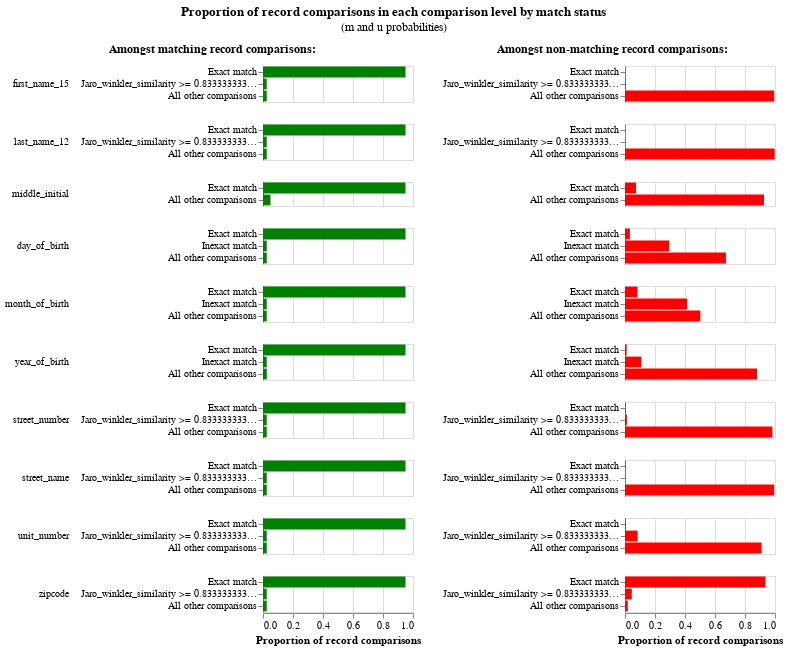

The notebook cell this image was saved under:
### Code cell
# Ignore the green bars on the left, these are the m probabilities that haven't been estimated yet
linker.m_u_parameters_chart()

### Figure 1 — Vega-Lite specification as saved in the notebook (floating-point values rounded to 4 significant figures)
{"config": {"view": {"continuousWidth": 300, "continuousHeight": 300, "discreteHeight": 300, "discreteWidth": 400}, "header": {"title": null}, "title": {"anchor": "middle", "offset": 10}}, "hconcat": [{"mark": "bar", "encoding": {"color": {"value": "green"}, "row": {"field": "comparison_name", "header": {"labelAlign": "left", "labelAnchor": "middle", "labelAngle": 0}, "sort": {"field": "comparison_sort_order"}, "type": "nominal"}, "tooltip": [{"field": "m_probability_description", "title": "m probability description", "type": "nominal"}, {"field": "comparison_name", "title": "Comparison column name", "type": "nominal"}, {"field": "label_for_charts", "title": "Label", "type": "ordinal"}, {"field": "sql_condition", "title": "SQL condition", "type": "nominal"}, {"field": "m_probability", "format": ".4p", "title": "m probability", "type": "quantitative"}, {"field": "u_probability", "format": ".4p", "title": "u probability", "type": "quantitative"}, {"field": "bayes_factor", "format": ",.4f", "title": "Bayes factor = m/u", "type": "quantitative"}, {"field": "log2_bayes_factor", "format": ",.4f", "title": "Match weight = log2(m/u)", "type": "quantitative"}], "x": {"axis": {"title": "Proportion of record comparisons"}, "field": "m_probability", "type": "quantitative"}, "y": {"axis": {"title": null}, "field": "label_for_charts", "sort": {"field": "comparison_vector_value", "order": "descending"}, "type": "nominal"}}, "height": {"step": 12}, "resolve": {"scale": {"y": "independent"}}, "title": {"text": "Amongst matching record comparisons:", "fontSize": 12, "fontWeight": "bold"}, "transform": [{"filter": "(datum.bayes_factor != 'no-op filter due to vega lite issue 4680')"}], "width": 150}, {"mark": "bar", "encoding": {"color": {"value": "red"}, "row": {"field": "comparison_name", "header": {"labels": false}, "sort": {"field": "comparison_sort_order"}, "type": "nominal"}, "tooltip": [{"field": "u_probability_description", "title": "u probability description", "type": "nominal"}, {"field": "comparison_name", "title": "Comparison column name", "type": "nominal"}, {"field": "label_for_charts", "title": "Label", "type": "ordinal"}, {"field": "sql_condition", "title": "SQL condition", "type": "nominal"}, {"field": "m_probability", "format": ".4p", "title": "m probability", "type": "quantitative"}, {"field": "u_probability", "format": ".4p", "title": "u probability", "type": "quantitative"}, {"field": "bayes_factor", "format": ",.4f", "title": "Bayes factor = m/u", "type": "quantitative"}, {"field": "log2_bayes_factor", "format": ",.4f", "title": "Match weight = log2(m/u)", "type": "quantitative"}], "x": {"axis": {"title": "Proportion of record comparisons"}, "field": "u_probability", "type": "quantitative"}, "y": {"axis": {"title": null}, "field": "label_for_charts", "sort": {"field": "comparison_vector_value", "order": "descending"}, "type": "nominal"}}, "height": {"step": 12}, "resolve": {"scale": {"y": "independent"}}, "title": {"text": "Amongst non-matching record comparisons:", "fontSize": 12, "fontWeight": "bold"}, "transform": [{"filter": "(datum.bayes_factor != 'no-op filter2 due to vega lite issue 4680')"}], "width": 150}], "data": {"name": "data-45885211eb10bcda0d73a4ba0cf06d0d"}, "title": {"text": "Proportion of record comparisons in each comparison level by match status", "subtitle": "(m and u probabilities)"}, "$schema": "https://vega.github.io/schema/vega-lite/v5.9.3.json", "datasets": {"data-45885211eb10bcda0d73a4ba0cf06d0d": [{"comparison_name": "first_name_15", "sql_condition": "\"first_name_15_l\" = \"first_name_15_r\"", "label_for_charts": "Exact match", "m_probability": 0.95, "u_probability": 0.002003, "m_probability_description": "Amongst matching record comparisons, 95.00% of records are in the exact match comparison level", "u_probability_description": "Amongst non-matching record comparisons, 0.20% of records are in the exact match comparison level", "has_tf_adjustments": false, "tf_adjustment_column": null, "tf_adjustment_weight": 1.0, "is_null_level": false, "bayes_factor": 474.4, "log2_bayes_factor": 8.89, "comparison_vector_value": 2, "max_comparison_vector_value": 2, "bayes_factor_description": "If comparison level is `exact match` then comparison is 474.37 times more likely to be a match", "probability_two_random_records_match": 1.423e-05, "comparison_sort_order": 0}, {"comparison_name": "first_name_15", "sql_condition": "jaro_winkler_similarity(\"first_name_15_l\", \"first_name_15_r\") >= 0.8333333333333334", "label_for_charts": "Jaro_winkler_similarity >= 0.8333333333333334", "m_probability": 0.025, "u_probability": 0.003623, "m_probability_description": "Amongst matching record comparisons, 2.50% of records are in the jaro_winkler_similarity >= 0.8333333333333334 comparison level", "u_probability_description": "Amongst non-matching record comparisons, 0.36% of records are in the jaro_winkler_similarity >= 0.8333333333333334 comparison level", "has_tf_adjustments": false, "tf_adjustment_column": null, "tf_adjustment_weight": 1.0, "is_null_level": false, "bayes_factor": 6.9, "log2_bayes_factor": 2.787, "comparison_vector_value": 1, "max_comparison_vector_value": 2, "bayes_factor_description": "If comparison level is `jaro_winkler_similarity >= 0.8333333333333334` then comparison is 6.90 times more likely to be a match", "probability_two_random_records_match": 1.423e-05, "comparison_sort_order": 0}, {"comparison_name": "first_name_15", "sql_condition": "ELSE", "label_for_charts": "All other comparisons", "m_probability": 0.025, "u_probability": 0.9944, "m_probability_description": "Amongst matching record comparisons, 2.50% of records are in the all other comparisons comparison level", "u_probability_description": "Amongst non-matching record comparisons, 99.44% of records are in the all other comparisons comparison level", "has_tf_adjustments": false, "tf_adjustment_column": null, "tf_adjustment_weight": 1.0, "is_null_level": false, "bayes_factor": 0.02514, "log2_bayes_factor": -5.314, "comparison_vector_value": 0, "max_comparison_vector_value": 2, "bayes_factor_description": "If comparison level is `all other comparisons` then comparison is  39.77 times less likely to be a match", "probability_two_random_records_match": 1.423e-05, "comparison_sort_order": 0}, {"comparison_name": "last_name_12", "sql_condition": "\"last_name_12_l\" = \"last_name_12_r\"", "label_for_charts": "Exact match", "m_probability": 0.95, "u_probability": 0.000751, "m_probability_description": "Amongst matching record comparisons, 95.00% of records are in the exact match comparison level", "u_probability_description": "Amongst non-matching record comparisons, 0.08% of records are in the exact match comparison level", "has_tf_adjustments": false, "tf_adjustment_column": null, "tf_adjustment_weight": 1.0, "is_null_level": false, "bayes_factor": 1265.0, "log2_bayes_factor": 10.3, "comparison_vector_value": 2, "max_comparison_vector_value": 2, "bayes_factor_description": "If comparison level is `exact match` then comparison is 1,264.97 times more likely to be a match", "probability_two_random_records_match": 1.423e-05, "comparison_sort_order": 1}, {"comparison_name": "last_name_12", "sql_condition": "jaro_winkler_similarity(\"last_name_12_l\", \"last_name_12_r\") >= 0.8333333333333334", "label_for_charts": "Jaro_winkler_similarity >= 0.8333333333333334", "m_probability": 0.025, "u_probability": 0.001376, "m_probability_description": "Amongst matching record comparisons, 2.50% of records are in the jaro_winkler_similarity >= 0.8333333333333334 comparison level", "u_probability_description": "Amongst non-matching record comparisons, 0.14% of records are in the jaro_winkler_similarity >= 0.8333333333333334 comparison level", "has_tf_adjustments": false, "tf_adjustment_column": null, "tf_adjustment_weight": 1.0, "is_null_level": false, "bayes_factor": 18.16, "log2_bayes_factor": 4.183, "comparison_vector_value": 1, "max_comparison_vector_value": 2, "bayes_factor_description": "If comparison level is `jaro_winkler_similarity >= 0.8333333333333334` then comparison is 18.16 times more likely to be a match", "probability_two_random_records_match": 1.423e-05, "comparison_sort_order": 1}, {"comparison_name": "last_name_12", "sql_condition": "ELSE", "label_for_charts": "All other comparisons", "m_probability": 0.025, "u_probability": 0.9979, "m_probability_description": "Amongst matching record comparisons, 2.50% of records are in the all other comparisons comparison level", "u_probability_description": "Amongst non-matching record comparisons, 99.79% of records are in the all other comparisons comparison level", "has_tf_adjustments": false, "tf_adjustment_column": null, "tf_adjustment_weight": 1.0, "is_null_level": false, "bayes_factor": 0.02505, "log2_bayes_factor": -5.319, "comparison_vector_value": 0, "max_comparison_vector_value": 2, "bayes_factor_description": "If comparison level is `all other comparisons` then comparison is  39.91 times less likely to be a match", "probability_two_random_records_match": 1.423e-05, "comparison_sort_order": 1}, {"comparison_name": "middle_initial", "sql_condition": "\"middle_initial_l\" = \"middle_initial_r\"", "label_for_charts": "Exact match", "m_probability": 0.95, "u_probability": 0.07332, "m_probability_description": "Amongst matching record comparisons, 95.00% of records are in the exact match comparison level", "u_probability_description": "Amongst non-matching record comparisons, 7.33% of records are in the exact match comparison level", "has_tf_adjustments": false, "tf_adjustment_column": null, "tf_adjustment_weight": 1.0, "is_null_level": false, "bayes_factor": 12.96, "log2_bayes_factor": 3.696, "comparison_vector_value": 1, "max_comparison_vector_value": 1, "bayes_factor_description": "If comparison level is `exact match` then comparison is 12.96 times more likely to be a match", "probability_two_random_records_match": 1.423e-05, "comparison_sort_order": 2}, {"comparison_name": "middle_initial", "sql_condition": "ELSE", "label_for_charts": "All other comparisons", "m_probability": 0.05, "u_probability": 0.9267, "m_probability_description": "Amongst matching record comparisons, 5.00% of records are in the all other comparisons comparison level", "u_probability_description": "Amongst non-matching record comparisons, 92.67% of records are in the all other comparisons comparison level", "has_tf_adjustments": false, "tf_adjustment_column": null, "tf_adjustment_weight": 1.0, "is_null_level": false, "bayes_factor": 0.05396, "log2_bayes_factor": -4.212, "comparison_vector_value": 0, "max_comparison_vector_value": 1, "bayes_factor_description": "If comparison level is `all other comparisons` then comparison is  18.53 times less likely to be a match", "probability_two_random_records_match": 1.423e-05, "comparison_sort_order": 2}, {"comparison_name": "day_of_birth", "sql_condition": "\"day_of_birth_l\" = \"day_of_birth_r\"", "label_for_charts": "Exact match", "m_probability": 0.95, "u_probability": 0.03254, "m_probability_description": "Amongst matching record comparisons, 95.00% of records are in the exact match comparison level", "u_probability_description": "Amongst non-matching record comparisons, 3.25% of records are in the exact match comparison level", "has_tf_adjustments": false, "tf_adjustment_column": null, "tf_adjustment_weight": 1.0, "is_null_level": false, "bayes_factor": 29.19, "log2_bayes_factor": 4.868, "comparison_vector_value": 2, "max_comparison_vector_value": 2, "bayes_factor_description": "If comparison level is `exact match` then comparison is 29.19 times more likely to be a match", "probability_two_random_records_match": 1.423e-05, "comparison_sort_order": 3}, {"comparison_name": "day_of_birth", "sql_condition": "abs(day_of_birth_l - day_of_birth_r) <= 5", "label_for_charts": "Inexact match", "m_probability": 0.025, "u_probability": 0.2946, "m_probability_description": "Amongst matching record comparisons, 2.50% of records are in the inexact match comparison level", "u_probability_description": "Amongst non-matching record comparisons, 29.46% of records are in the inexact match comparison level", "has_tf_adjustments": false, "tf_adjustment_column": null, "tf_adjustment_weight": 1.0, "is_null_level": false, "bayes_factor": 0.08486, "log2_bayes_factor": -3.559, "comparison_vector_value": 1, "max_comparison_vector_value": 2, "bayes_factor_description": "If comparison level is `inexact match` then comparison is  11.78 times less likely to be a match", "probability_two_random_records_match": 1.423e-05, "comparison_sort_order": 3}, {"comparison_name": "day_of_birth", "sql_condition": "ELSE", "label_for_charts": "All other comparisons", "m_probability": 0.025, "u_probability": 0.6728, "m_probability_description": "Amongst matching record comparisons, 2.50% of records are in the all other comparisons comparison level", "u_probability_description": "Amongst non-matching record comparisons, 67.28% of records are in the all other comparisons comparison level", "has_tf_adjustments": false, "tf_adjustment_column": null, "tf_adjustment_weight": 1.0, "is_null_level": false, "bayes_factor": 0.03716, "log2_bayes_factor": -4.75, "comparison_vector_value": 0, "max_comparison_vector_value": 2, "bayes_factor_description": "If comparison level is `all other comparisons` then comparison is  26.91 times less likely to be a match", "probability_two_random_records_match": 1.423e-05, "comparison_sort_order": 3}, {"comparison_name": "month_of_birth", "sql_condition": "\"month_of_birth_l\" = \"month_of_birth_r\"", "label_for_charts": "Exact match", "m_probability": 0.95, "u_probability": 0.08345, "m_probability_description": "Amongst matching record comparisons, 95.00% of records are in the exact match comparison level", "u_probability_description": "Amongst non-matching record comparisons, 8.34% of records are in the exact match comparison level", "has_tf_adjustments": false, "tf_adjustment_column": null, "tf_adjustment_weight": 1.0, "is_null_level": false, "bayes_factor": 11.38, "log2_bayes_factor": 3.509, "comparison_vector_value": 2, "max_comparison_vector_value": 2, "bayes_factor_description": "If comparison level is `exact match` then comparison is 11.38 times more likely to be a match", "probability_two_random_records_match": 1.423e-05, "comparison_sort_order": 4}, {"comparison_name": "month_of_birth", "sql_condition": "abs(month_of_birth_l - month_of_birth_r) <= 3", "label_for_charts": "Inexact match", "m_probability": 0.025, "u_probability": 0.4142, "m_probability_description": "Amongst matching record comparisons, 2.50% of records are in the inexact match comparison level", "u_probability_description": "Amongst non-matching record comparisons, 41.42% of records are in the inexact match comparison level", "has_tf_adjustments": false, "tf_adjustment_column": null, "tf_adjustment_weight": 1.0, "is_null_level": false, "bayes_factor": 0.06036, "log2_bayes_factor": -4.05, "comparison_vector_value": 1, "max_comparison_vector_value": 2, "bayes_factor_description": "If comparison level is `inexact match` then comparison is  16.57 times less likely to be a match", "probability_two_random_records_match": 1.423e-05, "comparison_sort_order": 4}, {"comparison_name": "month_of_birth", "sql_condition": "ELSE", "label_for_charts": "All other comparisons", "m_probability": 0.025, "u_probability": 0.5024, "m_probability_description": "Amongst matching record comparisons, 2.50% of records are in the all other comparisons comparison level", "u_probability_description": "Amongst non-matching record comparisons, 50.24% of records are in the all other comparisons comparison level", "has_tf_adjustments": false, "tf_adjustment_column": null, "tf_adjustment_weight": 1.0, "is_null_level": false, "bayes_factor": 0.04976, "log2_bayes_factor": -4.329, "comparison_vector_value": 0, "max_comparison_vector_value": 2, "bayes_factor_description": "If comparison level is `all other comparisons` then comparison is  20.09 times less likely to be a match", "probability_two_random_records_match": 1.423e-05, "comparison_sort_order": 4}, {"comparison_name": "year_of_birth", "sql_condition": "\"year_of_birth_l\" = \"year_of_birth_r\"", "label_for_charts": "Exact match", "m_probability": 0.95, "u_probability": 0.01115, "m_probability_description": "Amongst matching record comparisons, 95.00% of records are in the exact match comparison level", "u_probability_description": "Amongst non-matching record comparisons, 1.11% of records are in the exact match comparison level", "has_tf_adjustments": false, "tf_adjustment_column": null, "tf_adjustment_weight": 1.0, "is_null_level": false, "bayes_factor": 85.21, "log2_bayes_factor": 6.413, "comparison_vector_value": 2, "max_comparison_vector_value": 2, "bayes_factor_description": "If comparison level is `exact match` then comparison is 85.21 times more likely to be a match", "probability_two_random_records_match": 1.423e-05, "comparison_sort_order": 5}, {"comparison_name": "year_of_birth", "sql_condition": "abs(year_of_birth_l - year_of_birth_r) <= 5", "label_for_charts": "Inexact match", "m_probability": 0.025, "u_probability": 0.1091, "m_probability_description": "Amongst matching record comparisons, 2.50% of records are in the inexact match comparison level", "u_probability_description": "Amongst non-matching record comparisons, 10.91% of records are in the inexact match comparison level", "has_tf_adjustments": false, "tf_adjustment_column": null, "tf_adjustment_weight": 1.0, "is_null_level": false, "bayes_factor": 0.2292, "log2_bayes_factor": -2.125, "comparison_vector_value": 1, "max_comparison_vector_value": 2, "bayes_factor_description": "If comparison level is `inexact match` then comparison is  4.36 times less likely to be a match", "probability_two_random_records_match": 1.423e-05, "comparison_sort_order": 5}, {"comparison_name": "year_of_birth", "sql_condition": "ELSE", "label_for_charts": "All other comparisons", "m_probability": 0.025, "u_probability": 0.8798, "m_probability_description": "Amongst matching record comparisons, 2.50% of records are in the all other comparisons comparison level", "u_probability_description": "Amongst non-matching record comparisons, 87.98% of records are in the all other comparisons comparison level", "has_tf_adjustments": false, "tf_adjustment_column": null, "tf_adjustment_weight": 1.0, "is_null_level": false, "bayes_factor": 0.02842, "log2_bayes_factor": -5.137, "comparison_vector_value": 0, "max_comparison_vector_value": 2, "bayes_factor_description": "If comparison level is `all other comparisons` then comparison is  35.19 times less likely to be a match", "probability_two_random_records_match": 1.423e-05, "comparison_sort_order": 5}, {"comparison_name": "street_number", "sql_condition": "\"street_number_l\" = \"street_number_r\"", "label_for_charts": "Exact match", "m_probability": 0.95, "u_probability": 0.004522, "m_probability_description": "Amongst matching record comparisons, 95.00% of records are in the exact match comparison level", "u_probability_description": "Amongst non-matching record comparisons, 0.45% of records are in the exact match comparison level", "has_tf_adjustments": false, "tf_adjustment_column": null, "tf_adjustment_weight": 1.0, "is_null_level": false, "bayes_factor": 210.1, "log2_bayes_factor": 7.715, "comparison_vector_value": 2, "max_comparison_vector_value": 2, "bayes_factor_description": "If comparison level is `exact match` then comparison is 210.10 times more likely to be a match", "probability_two_random_records_match": 1.423e-05, "comparison_sort_order": 6}, {"comparison_name": "street_number", "sql_condition": "jaro_winkler_similarity(\"street_number_l\", \"street_number_r\") >= 0.8333333333333334", "label_for_charts": "Jaro_winkler_similarity >= 0.8333333333333334", "m_probability": 0.025, "u_probability": 0.01266, "m_probability_description": "Amongst matching record comparisons, 2.50% of records are in the jaro_winkler_similarity >= 0.8333333333333334 comparison level", "u_probability_description": "Amongst non-matching record comparisons, 1.27% of records are in the jaro_winkler_similarity >= 0.8333333333333334 comparison level", "has_tf_adjustments": false, "tf_adjustment_column": null, "tf_adjustment_weight": 1.0, "is_null_level": false, "bayes_factor": 1.975, "log2_bayes_factor": 0.9817, "comparison_vector_value": 1, "max_comparison_vector_value": 2, "bayes_factor_description": "If comparison level is `jaro_winkler_similarity >= 0.8333333333333334` then comparison is 1.97 times more likely to be a match", "probability_two_random_records_match": 1.423e-05, "comparison_sort_order": 6}, {"comparison_name": "street_number", "sql_condition": "ELSE", "label_for_charts": "All other comparisons", "m_probability": 0.025, "u_probability": 0.9828, "m_probability_description": "Amongst matching record comparisons, 2.50% of records are in the all other comparisons comparison level", "u_probability_description": "Amongst non-matching record comparisons, 98.28% of records are in the all other comparisons comparison level", "has_tf_adjustments": false, "tf_adjustment_column": null, "tf_adjustment_weight": 1.0, "is_null_level": false, "bayes_factor": 0.02544, "log2_bayes_factor": -5.297, "comparison_vector_value": 0, "max_comparison_vector_value": 2, "bayes_factor_description": "If comparison level is `all other comparisons` then comparison is  39.31 times less likely to be a match", "probability_two_random_records_match": 1.423e-05, "comparison_sort_order": 6}, {"comparison_name": "street_name", "sql_condition": "\"street_name_l\" = \"street_name_r\"", "label_for_charts": "Exact match", "m_probability": 0.95, "u_probability": 0.003752, "m_probability_description": "Amongst matching record comparisons, 95.00% of records are in the exact match comparison level", "u_probability_description": "Amongst non-matching record comparisons, 0.38% of records are in the exact match comparison level", "has_tf_adjustments": false, "tf_adjustment_column": null, "tf_adjustment_weight": 1.0, "is_null_level": false, "bayes_factor": 253.2, "log2_bayes_factor": 7.984, "comparison_vector_value": 2, "max_comparison_vector_value": 2, "bayes_factor_description": "If comparison level is `exact match` then comparison is 253.17 times more likely to be a match", "probability_two_random_records_match": 1.423e-05, "comparison_sort_order": 7}, {"comparison_name": "street_name", "sql_condition": "jaro_winkler_similarity(\"street_name_l\", \"street_name_r\") >= 0.8333333333333334", "label_for_charts": "Jaro_winkler_similarity >= 0.8333333333333334", "m_probability": 0.025, "u_probability": 0.001725, "m_probability_description": "Amongst matching record comparisons, 2.50% of records are in the jaro_winkler_similarity >= 0.8333333333333334 comparison level", "u_probability_description": "Amongst non-matching record comparisons, 0.17% of records are in the jaro_winkler_similarity >= 0.8333333333333334 comparison level", "has_tf_adjustments": false, "tf_adjustment_column": null, "tf_adjustment_weight": 1.0, "is_null_level": false, "bayes_factor": 14.49, "log2_bayes_factor": 3.857, "comparison_vector_value": 1, "max_comparison_vector_value": 2, "bayes_factor_description": "If comparison level is `jaro_winkler_similarity >= 0.8333333333333334` then comparison is 14.49 times more likely to be a match", "probability_two_random_records_match": 1.423e-05, "comparison_sort_order": 7}, {"comparison_name": "street_name", "sql_condition": "ELSE", "label_for_charts": "All other comparisons", "m_probability": 0.025, "u_probability": 0.9945, "m_probability_description": "Amongst matching record comparisons, 2.50% of records are in the all other comparisons comparison level", "u_probability_description": "Amongst non-matching record comparisons, 99.45% of records are in the all other comparisons comparison level", "has_tf_adjustments": false, "tf_adjustment_column": null, "tf_adjustment_weight": 1.0, "is_null_level": false, "bayes_factor": 0.02514, "log2_bayes_factor": -5.314, "comparison_vector_value": 0, "max_comparison_vector_value": 2, "bayes_factor_description": "If comparison level is `all other comparisons` then comparison is  39.78 times less likely to be a match", "probability_two_random_records_match": 1.423e-05, "comparison_sort_order": 7}, {"comparison_name": "unit_number", "sql_condition": "\"unit_number_l\" = \"unit_number_r\"", "label_for_charts": "Exact match", "m_probability": 0.95, "u_probability": 0.005057, "m_probability_description": "Amongst matching record comparisons, 95.00% of records are in the exact match comparison level", "u_probability_description": "Amongst non-matching record comparisons, 0.51% of records are in the exact match comparison level", "has_tf_adjustments": false, "tf_adjustment_column": null, "tf_adjustment_weight": 1.0, "is_null_level": false, "bayes_factor": 187.8, "log2_bayes_factor": 7.553, "comparison_vector_value": 2, "max_comparison_vector_value": 2, "bayes_factor_description": "If comparison level is `exact match` then comparison is 187.84 times more likely to be a match", "probability_two_random_records_match": 1.423e-05, "comparison_sort_order": 8}, {"comparison_name": "unit_number", "sql_condition": "jaro_winkler_similarity(\"unit_number_l\", \"unit_number_r\") >= 0.8333333333333334", "label_for_charts": "Jaro_winkler_similarity >= 0.8333333333333334", "m_probability": 0.025, "u_probability": 0.08422, "m_probability_description": "Amongst matching record comparisons, 2.50% of records are in the jaro_winkler_similarity >= 0.8333333333333334 comparison level", "u_probability_description": "Amongst non-matching record comparisons, 8.42% of records are in the jaro_winkler_similarity >= 0.8333333333333334 comparison level", "has_tf_adjustments": false, "tf_adjustment_column": null, "tf_adjustment_weight": 1.0, "is_null_level": false, "bayes_factor": 0.2968, "log2_bayes_factor": -1.752, "comparison_vector_value": 1, "max_comparison_vector_value": 2, "bayes_factor_description": "If comparison level is `jaro_winkler_similarity >= 0.8333333333333334` then comparison is  3.37 times less likely to be a match", "probability_two_random_records_match": 1.423e-05, "comparison_sort_order": 8}, {"comparison_name": "unit_number", "sql_condition": "ELSE", "label_for_charts": "All other comparisons", "m_probability": 0.025, "u_probability": 0.9107, "m_probability_description": "Amongst matching record comparisons, 2.50% of records are in the all other comparisons comparison level", "u_probability_description": "Amongst non-matching record comparisons, 91.07% of records are in the all other comparisons comparison level", "has_tf_adjustments": false, "tf_adjustment_column": null, "tf_adjustment_weight": 1.0, "is_null_level": false, "bayes_factor": 0.02745, "log2_bayes_factor": -5.187, "comparison_vector_value": 0, "max_comparison_vector_value": 2, "bayes_factor_description": "If comparison level is `all other comparisons` then comparison is  36.43 times less likely to be a match", "probability_two_random_records_match": 1.423e-05, "comparison_sort_order": 8}, {"comparison_name": "zipcode", "sql_condition": "\"zipcode_l\" = \"zipcode_r\"", "label_for_charts": "Exact match", "m_probability": 0.95, "u_probability": 0.9364, "m_probability_description": "Amongst matching record comparisons, 95.00% of records are in the exact match comparison level", "u_probability_description": "Amongst non-matching record comparisons, 93.64% of records are in the exact match comparison level", "has_tf_adjustments": false, "tf_adjustment_column": null, "tf_adjustment_weight": 1.0, "is_null_level": false, "bayes_factor": 1.014, "log2_bayes_factor": 0.02074, "comparison_vector_value": 2, "max_comparison_vector_value": 2, "bayes_factor_description": "If comparison level is `exact match` then comparison is 1.01 times more likely to be a match", "probability_two_random_records_match": 1.423e-05, "comparison_sort_order": 9}, {"comparison_name": "zipcode", "sql_condition": "jaro_winkler_similarity(\"zipcode_l\", \"zipcode_r\") >= 0.8333333333333334", "label_for_charts": "Jaro_winkler_similarity >= 0.8333333333333334", "m_probability": 0.025, "u_probability": 0.04514, "m_probability_description": "Amongst matching record comparisons, 2.50% of records are in the jaro_winkler_similarity >= 0.8333333333333334 comparison level", "u_probability_description": "Amongst non-matching record comparisons, 4.51% of records are in the jaro_winkler_similarity >= 0.8333333333333334 comparison level", "has_tf_adjustments": false, "tf_adjustment_column": null, "tf_adjustment_weight": 1.0, "is_null_level": false, "bayes_factor": 0.5538, "log2_bayes_factor": -0.8525, "comparison_vector_value": 1, "max_comparison_vector_value": 2, "bayes_factor_description": "If comparison level is `jaro_winkler_similarity >= 0.8333333333333334` then comparison is  1.81 times less likely to be a match", "probability_two_random_records_match": 1.423e-05, "comparison_sort_order": 9}, {"comparison_name": "zipcode", "sql_condition": "ELSE", "label_for_charts": "All other comparisons", "m_probability": 0.025, "u_probability": 0.01842, "m_probability_description": "Amongst matching record comparisons, 2.50% of records are in the all other comparisons comparison level", "u_probability_description": "Amongst non-matching record comparisons, 1.84% of records are in the all other comparisons comparison level", "has_tf_adjustments": false, "tf_adjustment_column": null, "tf_adjustment_weight": 1.0, "is_null_level": false, "bayes_factor": 1.357, "log2_bayes_factor": 0.4408, "comparison_vector_value": 0, "max_comparison_vector_value": 2, "bayes_factor_description": "If comparison level is `all other comparisons` then comparison is 1.36 times more likely to be a match", "probability_two_random_records_match": 1.423e-05, "comparison_sort_order": 9}]}}
